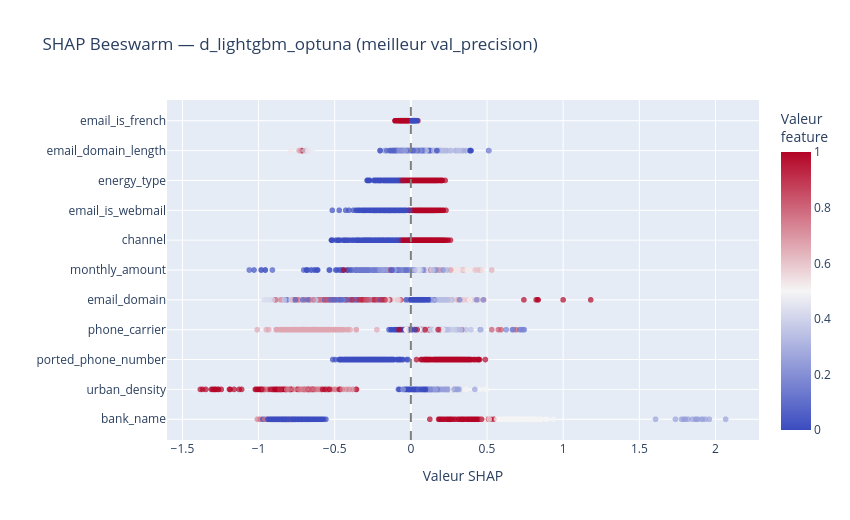

The cell this chart's notebook holds for it:
### Markdown cell above
### a. SHAP Values - LightGBM-opt (meilleur modèle par AP val)

`shap.TreeExplainer` exploite la structure des arbres pour calculer des valeurs
de Shapley exactes : chaque feature reçoit sa contribution marginale au score
de chaque client de val.

- **Beeswarm** : un point = un client. Axe X = contribution au score (positif → pousse vers impayé).
  La couleur encode la valeur de la feature (bleu = faible, rouge = élevé).
- **Bar plot** : importance globale = moyenne de |SHAP| sur tous les clients de val.

### Code cell
import shap
import plotly.express as px
import mlflow
import mlflow.lightgbm
import mlflow.sklearn
import mlflow.catboost
from mlflow.tracking import MlflowClient
from pandas.api.types import CategoricalDtype

# Recherche du meilleur run par val_precision_unpaid dans MLflow
client = MlflowClient()
experiment = client.get_experiment_by_name("scoring_impaye")
runs = client.search_runs(
    experiment_ids=[experiment.experiment_id],
    order_by=["metrics.val_precision_unpaid DESC"],
    max_results=1,
)
best_run = runs[0]
run_name = best_run.data.tags.get("mlflow.runName", best_run.info.run_id)
val_prec = best_run.data.metrics.get("val_precision_unpaid", float("nan"))
print(f"Meilleur run par val_precision : {run_name}  (val_precision = {val_prec:.4f})")

model_uri = f"runs:/{best_run.info.run_id}/model"
model_info = mlflow.models.get_model_info(model_uri)
flavors = set(model_info.flavors.keys())

if "lightgbm" in flavors:
    best_model = mlflow.lightgbm.load_model(model_uri)
elif "catboost" in flavors:
    best_model = mlflow.catboost.load_model(model_uri)
elif "sklearn" in flavors:
    best_model = mlflow.sklearn.load_model(model_uri)
else:
    raise ValueError(f"Flavor non reconnue parmi : {flavors}")

print(f"Modèle chargé  (type : {type(best_model).__name__})")

# Préparation de X_val_shap (visu) et X_shap_input (calcul SHAP)
if "lightgbm" in flavors:
    cat_dtypes = {c: CategoricalDtype(categories=X_train[c].unique()) for c in CATEGORICAL_FEATURES}
    X_val_shap = X_val.astype(cat_dtypes).copy()
    X_shap_coded = X_val_shap.copy()
    for c in CATEGORICAL_FEATURES:
        X_shap_coded[c] = X_shap_coded[c].cat.codes
    X_shap_input = X_shap_coded.to_numpy(dtype=float)
elif "catboost" in flavors:
    X_val_shap = X_val.copy()
    for c in CATEGORICAL_FEATURES:
        X_val_shap[c] = X_val_shap[c].astype(str)
    X_shap_input = X_val_shap
else:
    X_val_shap = X_val.copy()
    X_shap_input = X_val_shap

# Calcul des SHAP values
explainer = shap.TreeExplainer(best_model)
shap_values = explainer.shap_values(X_shap_input)

if isinstance(shap_values, list):
    sv = shap_values[1]
else:
    sv = shap_values

# Beeswarm — top 15 features, un point par client
mean_abs = np.abs(sv).mean(axis=0)
top15_idx = np.argsort(mean_abs)[::-1][:15]

rows = []
for i in top15_idx:
    col = X_val_shap.iloc[:, i]
    try:
        col_vals = col.cat.codes.values.astype(float)
    except AttributeError:
        col_vals = col.values.astype(float)
    vmin, vmax = col_vals.min(), col_vals.max()
    norm = (col_vals - vmin) / (vmax - vmin + 1e-9)
    for shap_val, norm_val in zip(sv[:, i], norm):
        rows.append({"feature": ALL_FEATURES[i], "SHAP": shap_val, "feature_value": norm_val})

df_beeswarm = pd.DataFrame(rows)
feat_order = [ALL_FEATURES[i] for i in top15_idx[::-1]]

SHAP_COLORS = [[0.0, "#3b4cc0"], [0.5, "#f5f5f5"], [1.0, "#b40426"]]

fig = px.scatter(
    df_beeswarm,
    x="SHAP", y="feature",
    color="feature_value",
    color_continuous_scale=SHAP_COLORS,
    title=f"SHAP Beeswarm — {run_name} (meilleur val_precision)",
    labels={"SHAP": "Valeur SHAP", "feature": "", "feature_value": "Valeur feature"},
    category_orders={"feature": feat_order},
    opacity=0.7,
)
fig.add_vline(x=0, line_dash="dash", line_color="grey")
fig.update_layout(width=850, height=520, coloraxis_colorbar=dict(title="Valeur<br>feature"))
fig.show()

### Figure 1 — Plotly figure (JSON) as saved in the notebook; plotly's stock layout.template omitted (floating-point values rounded to 4 significant figures; data arrays with more than 128 entries replaced by an {"elided": "..."} marker saying what was removed)
{"data": [{"hovertemplate": "Valeur SHAP=%{x}<br>=%{y}<br>Valeur feature=%{marker.color}<extra></extra>", "legendgroup": "", "marker": {"color": {"elided": "7788 float values"}, "coloraxis": "coloraxis", "opacity": 0.7, "symbol": "circle"}, "mode": "markers", "name": "", "showlegend": false, "type": "scattergl", "x": {"elided": "7788 float values"}, "xaxis": "x", "y": {"elided": "7788 str values"}, "yaxis": "y"}], "layout": {"coloraxis": {"autocolorscale": false, "colorbar": {"title": {"text": "Valeur<br>feature"}}, "colorscale": [[0, "#3b4cc0"], [0.5, "#f5f5f5"], [1, "#b40426"]]}, "height": 520, "legend": {"tracegroupgap": 0}, "shapes": [{"line": {"color": "grey", "dash": "dash"}, "type": "line", "x0": 0, "x1": 0, "xref": "x", "y0": 0, "y1": 1, "yref": "y domain"}], "title": {"text": "SHAP Beeswarm — d_lightgbm_optuna (meilleur val_precision)"}, "width": 850, "xaxis": {"anchor": "y", "domain": [0, 1], "title": {"text": "Valeur SHAP"}}, "yaxis": {"anchor": "x", "categoryarray": ["bank_name", "urban_density", "ported_phone_number", "phone_carrier", "email_domain", "monthly_amount", "channel", "email_is_webmail", "energy_type", "email_domain_length", "email_is_french"], "categoryorder": "array", "domain": [0, 1], "title": {"text": ""}}}}
